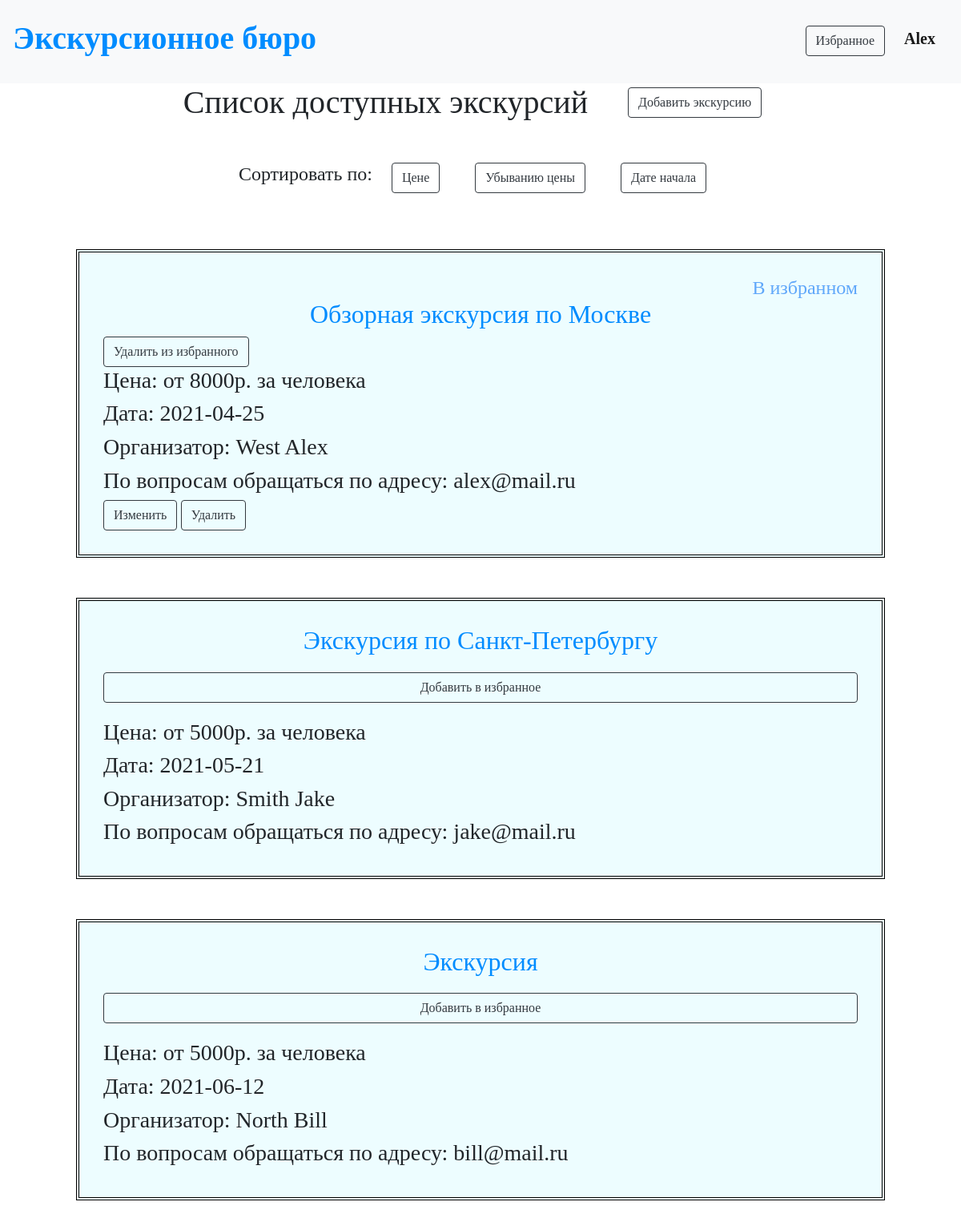
The app's page /tours/sort/date (signed in) with its own data.
### data/users.py (models this page shows, shortened)
class User(SqlAlchemyBase, UserMixin, SerializerMixin):
    __tablename__ = 'users'
    id = sqlalchemy.Column(sqlalchemy.Integer, primary_key=True, autoincrement=True)
    name = sqlalchemy.Column(sqlalchemy.String)
    surname = sqlalchemy.Column(sqlalchemy.String)
    age = sqlalchemy.Column(sqlalchemy.Integer)
    email = sqlalchemy.Column(sqlalchemy.String, index=True, unique=True)
    hashed_password = sqlalchemy.Column(sqlalchemy.String)
    created_date = sqlalchemy.Column(sqlalchemy.DateTime, default=datetime.datetime.now)
    favourite = sqlalchemy.Column(sqlalchemy.String)

### data/tours.py (models this page shows)
class Tour(SqlAlchemyBase, UserMixin, SerializerMixin):
    __tablename__ = 'tours'
    id = sqlalchemy.Column(sqlalchemy.Integer, primary_key=True, autoincrement=True)
    name = sqlalchemy.Column(sqlalchemy.String)
    about = sqlalchemy.Column(sqlalchemy.String)
    places = sqlalchemy.Column(sqlalchemy.String)
    cost = sqlalchemy.Column(sqlalchemy.Integer)
    date = sqlalchemy.Column(sqlalchemy.Date)
    user = sqlalchemy.Column(sqlalchemy.Integer)

### main.py (the view)
@app.route('/tours/sort/<sort_type>')
@login_required
def tours_sort(sort_type):
    db_sess = db_session.create_session()
    lst = []
    for tour in db_sess.query(Tour).all():
        user = db_sess.query(User).filter(User.id == tour.user).first()
        lst.append([tour, user, str(tour.id), int(tour.cost), tour.date])
    if sort_type == 'max':
        lst.sort(key=lambda x: x[3])
    elif sort_type == 'min':
        lst.sort(key=lambda x: -x[3])
    else:
        lst.sort(key=lambda x: x[4])
    return render_template('tours.html', title='Список экскурсий', lst=lst)

### data/db_session.py (called while the page is built)
def create_session() -> Session:
    global __factory
    return __factory()

### main.py (called while the page is built)
@login_manager.user_loader
def load_user(user_id):
    db_sess = db_session.create_session()
    return db_sess.query(User).get(user_id)

### templates/tours.html
{% extends "base.html" %}
{% block content %}
<p class="text-center">
    <a class="h1" style="text-indent: 300px;">Список доступных экскурсий</a><a class="btn btn-outline-dark"
                                                                               style="margin-left:50px; margin-top: 0;"
                                                                               href="/tours/add_tour">Добавить
    экскурсию</a></p>
<p class="text-center">
    <a class="h4">Сортировать по:</a>
    <a class="btn btn-outline-dark b" href="/tours/sort/max">
        Цене
    </a>
    <a class="btn btn-outline-dark b" href="/tours/sort/min">
        Убыванию цены
    </a>
    <a class="btn btn-outline-dark b" href="/tours/sort/date">
        Дате начала
    </a>
</p>
{% for item in lst %}
<div>
    {% if item[2] in current_user.favourite %}
    <p class="h4 text-right" style="color: #5fa7fa; margin:0; padding:0;">В избранном</p>
    <a href="/tours/{{item[0].id}}"><p class="h2 text-center">{{item[0].name}}</p></a>
    <div style="margin:0; padding:0;" class="d">
        <a href="/favourite_delete/{{current_user.id}}/{{item[0].id}}" style="margin:0;" class="btn btn-outline-dark">
            Удалить из избранного
        </a>
    </div>
    {% else %}
    <a href="/tours/{{item[0].id}}"><p class="h2 text-center">{{item[0].name}}</p></a>
    <a href="/tours/add_favourite/{{current_user.id}}/{{item[0].id}}"
       class="btn btn-outline-dark rounded mx-auto d-block">Добавить в избранное</a>
    {% endif %}
    <p class="h3">Цена: от {{item[0].cost}}р. за человека</p>
    <p class="h3">Дата: {{item[0].date}}</p>
    <p class="h3">Организатор: {{item[1].surname}} {{item[1].name}}</p>
    <p class="h3">По вопросам обращаться по адресу: {{item[1].email}}</p>
    {% if current_user.is_authenticated and current_user.id == item[0].user %}
    <div style="margin:0; padding:0;" class="d">
        <a href="/tours/tours_edit/{{item[0].id}}" style="margin:0;" class="btn btn-outline-dark">
            Изменить
        </a>
        <a href="/tours/tours_delete/{{item[0].id}}" style="margin:0;" class="btn btn-outline-dark">
            Удалить
        </a>
    </div>
    {% endif %}
</div>
{% endfor %}
{% endblock %}

### templates/base.html (shortened to what this page needs)
<!DOCTYPE html>
<html lang="en">
<head>
    <link rel="stylesheet"
          href="https://stackpath.bootstrapcdn.com/bootstrap/4.4.1/css/bootstrap.min.css"
>
    <link rel="stylesheet" type="text/css" href="/static/css/style.css"/>
</head>
<body>
<nav class="navbar navbar-light bg-light">
    {% if current_user.is_authenticated %}
    <p class="h1"><a href="/tours">Экскурсионное бюро</a></p>
    {% else %}
    <p class="h1">Экскурсионное бюро</p>
    {% endif %}
    {% if current_user.is_authenticated %}
    <p>
        <a class="btn btn-outline-dark" style="margin-top: 10px; margin-bottom: 10px;"
           href="/favourite/{{current_user.id}}">Избранное</a>
        <a class="navbar-brand" style="margin-top: 20px;" href="/logout">{{ current_user.name }}</a>
    </p>
    {% else %}
    <p>
        <a class="btn btn-outline-dark" href="/register">Зарегистрироваться</a>
        <a class="btn btn-outline-dark" href="/login">Войти</a>
    </p>
    {% endif %}
</nav>
<main role="main" class="container">
    {% block content %}{% endblock %}
</main>
</body>
</html>

### static/css/style.css (style rules this page uses)
div { background-color: #edfdff; padding: 30px; margin: 50px; border: 4px double black; }
.d { border: 0; }
a { color: #008cff; font-weight: 600; }
.b { margin: 0; }
p { font-family: cursive; }
.btn { margin: 20px; font-family: cursive; }

### records on screen
User: name "Alex"
Tour: name "Обзорная экскурсия по Москве", cost "8000", date "2021-04-25", surname "West", name "Alex", email "alex@mail.ru"
Tour: name "Экскурсия по Санкт-Петербургу", cost "5000", date "2021-05-21", surname "Smith", name "Jake", email "jake@mail.ru"
Tour: name "Экскурсия", cost "5000", date "2021-06-12", surname "North", name "Bill", email "bill@mail.ru"
